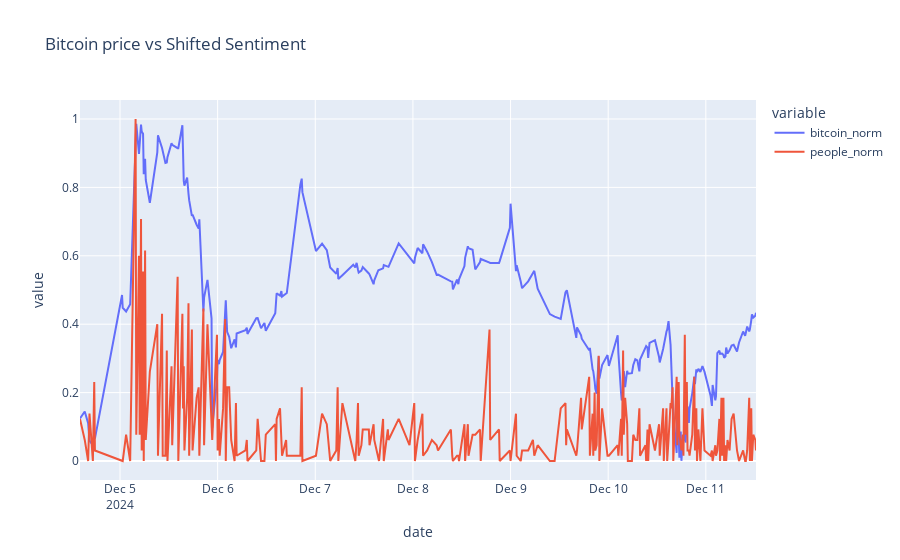

Notebook cell for this chart:
### Code cell
sentiments['people_norm'] = (sentiments['people'] - sentiments['people'].min()) / (sentiments['people'].max() - sentiments['people'].min())
fig = px.scatter(sentiments, x='date', y=['bitcoin_norm', 'people_norm'], title='Bitcoin price vs Shifted Sentiment', labels={'compound_norm_shifted': 'Shifted Sentiment', 'bitcoin_norm': 'Bitcoin price'})
fig.update_traces(mode='lines')
fig.show()

### Figure 1 — Plotly figure (JSON) as saved in the notebook; plotly's stock layout.template omitted (floating-point values rounded to 4 significant figures; data arrays with more than 128 entries replaced by an {"elided": "..."} marker saying what was removed)
{"data": [{"hovertemplate": "variable=bitcoin_norm<br>date=%{x}<br>value=%{y}<extra></extra>", "legendgroup": "bitcoin_norm", "marker": {"color": "#636efa", "symbol": "circle"}, "mode": "lines", "name": "bitcoin_norm", "orientation": "v", "showlegend": true, "type": "scatter", "x": {"elided": "254 str values"}, "xaxis": "x", "y": {"elided": "254 float values"}, "yaxis": "y"}, {"hovertemplate": "variable=people_norm<br>date=%{x}<br>value=%{y}<extra></extra>", "legendgroup": "people_norm", "marker": {"color": "#EF553B", "symbol": "circle"}, "mode": "lines", "name": "people_norm", "orientation": "v", "showlegend": true, "type": "scatter", "x": {"elided": "254 str values"}, "xaxis": "x", "y": {"elided": "254 float values"}, "yaxis": "y"}], "layout": {"legend": {"title": {"text": "variable"}, "tracegroupgap": 0}, "title": {"text": "Bitcoin price vs Shifted Sentiment"}, "xaxis": {"anchor": "y", "domain": [0, 1], "title": {"text": "date"}}, "yaxis": {"anchor": "x", "domain": [0, 1], "title": {"text": "value"}}}}
